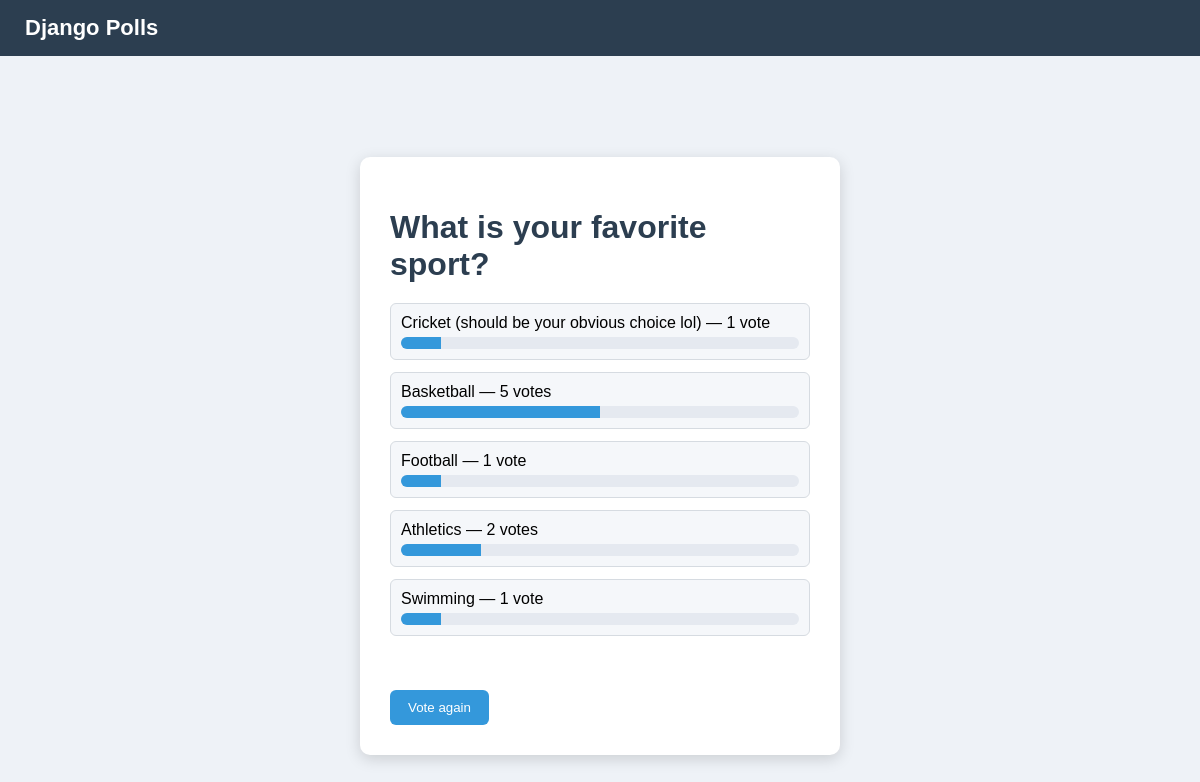
Page /4/results/ on the earlier database version.
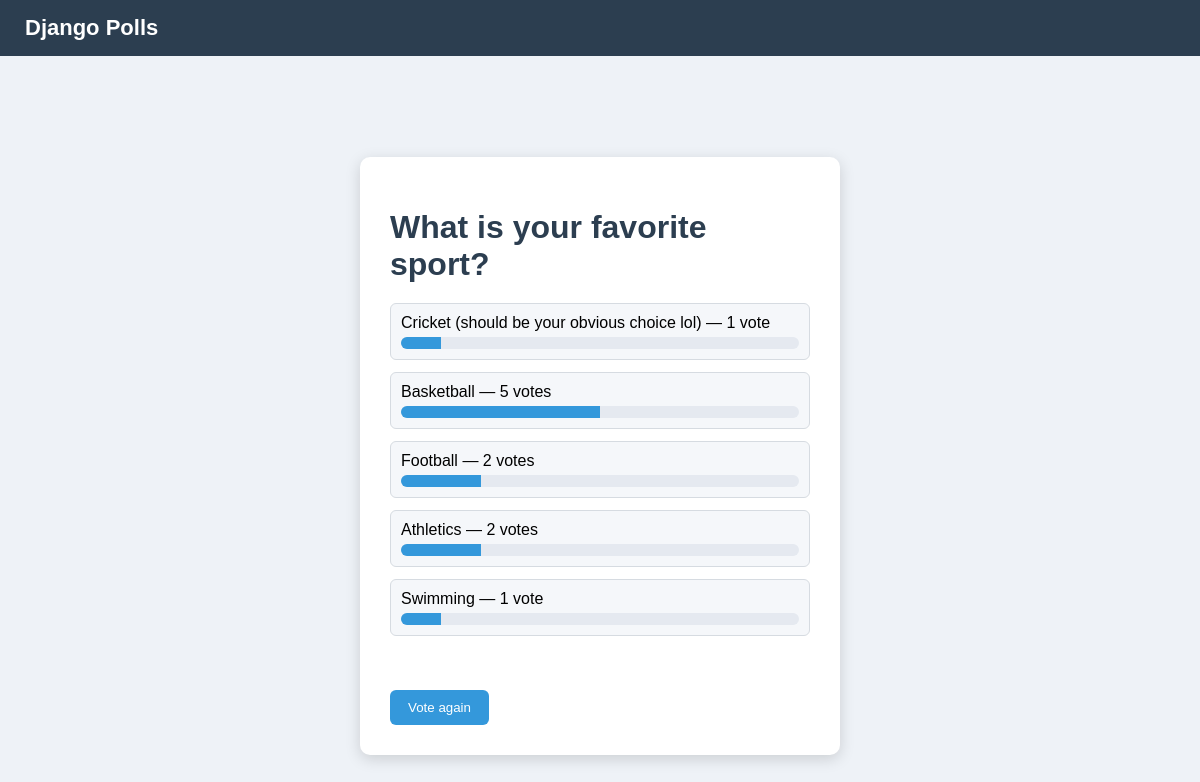
Same page on the later database version.
### polls/models.py (models this page shows, shortened)
class Choice(models.Model):
    question = models.ForeignKey(Question, on_delete=models.CASCADE)
    choice_text = models.CharField(max_length=200)
    votes = models.IntegerField(default=0)

### polls/views.py (the view)
# urls.py: path("<int:question_id>/results/", views.results, name="results"),
def results(request, question_id):
    question = get_object_or_404(Question, pk=question_id)
    return render(request, "polls/results.html", {"question": question})

### polls/templates/polls/results.html
{% load static %}
<link rel="stylesheet" href="{% static 'polls/style.css' %}">
<header>
    <a href="{% url 'polls:index' %}">Django Polls</a>
</header>
<div class="container">
<div class="card">
<h1>{{ question.question_text }}</h1>
{% with total=question.choice_set.all|length %}
<ul class="results">
{% for choice in question.choice_set.all %}
<li>
    <div class="result-text">
        {{ choice.choice_text }} — {{ choice.votes }} vote{{ choice.votes|pluralize }}
    </div>
    <div class="bar-container">
        <div class="bar" style="width: {{ choice.votes|add:0 }}0%;"></div>
    </div>
</li>
{% endfor %}
</ul>
{% endwith %}
<br>
<a href="{% url 'polls:detail' question.id %}">
<button>Vote again</button>
</a>
</div>
</div>

Differences in the rows shown:
changed Choice "Football": votes "1" → "2"
